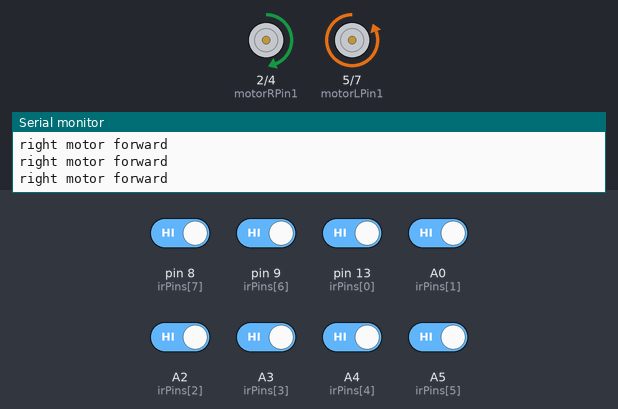
Bench run of a sketch on a simulated Arduino Uno, built with avr-gcc and run on an emulated ATmega328P. Parts: motor-driver pin pairs drawn as motors (green arrow = first pin HIGH = forward, orange = second pin HIGH = backward, longer = more drive, scaled by the enable pin), the last lines printed to the serial monitor. The inputs (shaded band) are chosen by the test bench; at power-on: A0 (irPins[1]), A2 (irPins[2]), A3 (irPins[3]), A4 (irPins[4]), A5 (irPins[5]), pin 8 (irPins[7]), pin 9 (irPins[6]), pin 13 (irPins[0]) HIGH.

Above: at 1.2 s.
1.3 s: pin 13 (irPins[0]) driven LOW
At 2.0 s:
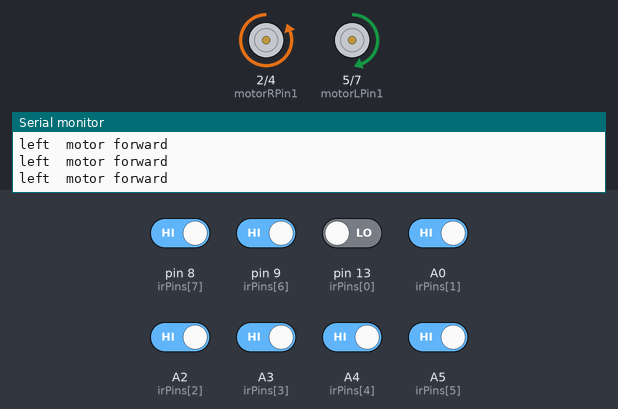
2.8 s: pin 13 (irPins[0]) driven HIGH
At 3.4 s:
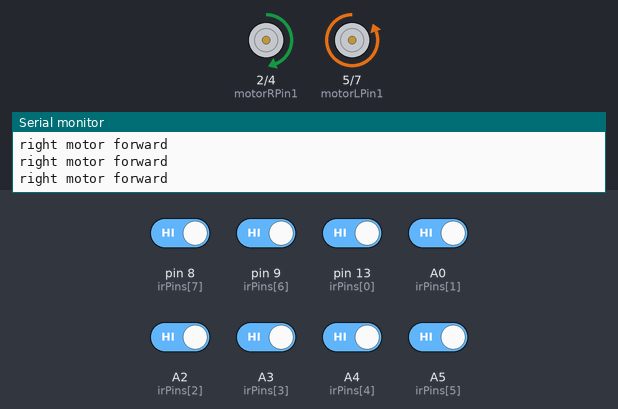
4.3 s: A0 (irPins[1]) driven LOW
At 5.2 s:
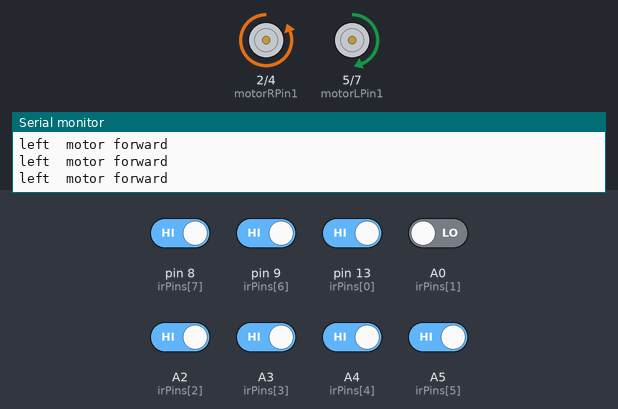
Timing chart, 0 to 7.3 s (numbered marks = the images above; inputs shaded):
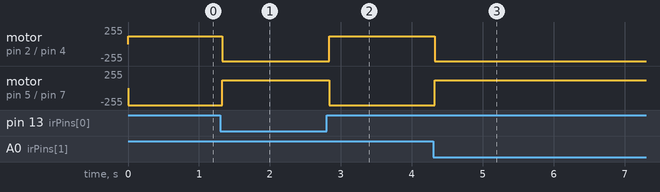

Measured:
- after the input at 1.3 s, motor on pin 2 (motorRPin1) / pin 4 (motorRPin2): forward 115/255 → backward 255/255 at once; motor on pin 5 (motorLPin1) / pin 7 (motorLPin2): backward 255/255 → forward 115/255 at once
- after the input at 2.8 s, motor on pin 2 (motorRPin1) / pin 4 (motorRPin2): backward 255/255 → forward 115/255 at once; motor on pin 5 (motorLPin1) / pin 7 (motorLPin2): forward 115/255 → backward 255/255 at once
- after the input at 4.3 s, motor on pin 2 (motorRPin1) / pin 4 (motorRPin2): forward 115/255 → backward 255/255 at once; motor on pin 5 (motorLPin1) / pin 7 (motorLPin2): backward 255/255 → forward 115/255 at once

The sketch:

Line_Following_Robot.ino
```cpp
// Visit for more Arduino projects with source code https://github.com/sunny-ai
// For equipment support you may visit http://hellooo-robo.xyz/
// Use this code for 10% discount over 1000BDT == githellosunny

/* Define motor controll inputs */
const int motorRPin1 = 2; // signal pin 1 for the right motor, connect to IN1
const int motorRPin2 = 4;  // signal pin 2 for the right motor, connect to IN2
const int motorREnable = 3; // enable pin for the right motor (PWM enabled)

const int motorLPin1 = 5; // signal pin 1 for the left motor, connect to IN3
const int motorLPin2 = 7; // signal pin 2 for the left motor, connect to IN4
const int motorLEnable = 6; // enable pin for the left motor (PWM enabled)

const int irPins[8] = {13, A0, A2, A3, A4, A5 , 9 , 8};
int irSensorDigital[8] = {0,0,0,0,0,0,0,0};
int i,j = 0;
int d = 1000;

int irSensors = B00000000;

int motorLSpeed = 255;
int motorRSpeed = 255;
int error = 140;   // 145 best 200  //  normal 255  // mad 0
void setup() {


  Serial.begin(9600);


  pinMode(motorLPin1,OUTPUT);
  pinMode(motorLPin2,OUTPUT);
  pinMode(motorLEnable,OUTPUT);

  pinMode(motorRPin1,OUTPUT);
  pinMode(motorRPin2,OUTPUT);
  pinMode(motorREnable,OUTPUT);

  /* Set-up IR sensor pins as input */
  for (int i = 0; i <= 7; i++)
  {pinMode(irPins[i], INPUT);}


}

void loop() {
     scanD();
     check();
}

void check( )
{
     switch (irSensors) {

     case B00000000: // on white paper
     rightS();
     break;

     case B10000000: // leftmost sensor on the line
     rightS();
     break;

     case B01000000:
     rightS();
     break;

     case B00100000:
     rightS();
     break;


     case B00010000:
     rightS();
     break;

     case B00001000:
     leftS();
     break;

     case B00000100:
     leftS();
     break;

     case B00000010:
     leftS();
     break;

     case B00000001:
     leftS();
     break;

     case B11000000:
     rightS();
     break;

     case B01100000:
     rightS();
     break;

     case B00110000:
     rightS();
     break;

     case B00011000:
     go();
     break;

     case B00001100:
     leftS();
     break;

     case B00000110:
     leftS();
     break;

     case B00000011:
     leftS();
     break;

     case B11100000:
     rightS();
     break;

     case B01110000:
     rightS();
     break;

     case B00111000:
     rightS();
     break;

     case B00011100:
     leftS();
     break;

     case B00001110:
     leftS();
     break;

     case B00000111:
     leftS();
     break;

     case B11110000:
     rightS();
     break;

     case B01111000:
     rightS();
     break;

     case B00111100:
     go();
     break;

     case B00011110:
     leftS();
     break;

     case B00001111:
     leftS();
     break;

     case B11111000:
     rightS();
     break;

     case B01111100:
     rightS();
     break;

     case B00111110:
     leftS();
     break;

     case B00011111:
     leftS();
     break;

     case B11111100:
     rightS();
     break;

     case B01111110:
     go();
     break;

     case B00111111:
     leftS();
     break;


     case B11111110:
     rightS();
     break;

     case B01111111:
     leftS();
     break;

     case B11111111:
      go();

     break;


     default:

     Serial.print("Unhandled case: ");

  }

}


void rightS()

{
     Serial.println("right motor forward");
     analogWrite(motorREnable, motorRSpeed);
     digitalWrite(motorRPin1, HIGH);
     digitalWrite(motorRPin2, LOW);

     analogWrite(motorLEnable, motorLSpeed-error);
     digitalWrite(motorLPin1, LOW);
     digitalWrite(motorLPin2,HIGH);

}


void leftS()  //turn left
{
     Serial.println("left  motor forward");
     analogWrite(motorREnable, motorRSpeed-error);
     digitalWrite(motorRPin1, LOW);
     digitalWrite(motorRPin2, HIGH);

     analogWrite(motorLEnable, motorLSpeed);
     digitalWrite(motorLPin1, HIGH);
     digitalWrite(motorLPin2, LOW);

}

void go()
{
    Serial.println("forward ");
     analogWrite(motorREnable, motorRSpeed);
     digitalWrite(motorRPin1, HIGH);
     digitalWrite(motorRPin2, LOW);

     analogWrite(motorLEnable, motorLSpeed);
     digitalWrite(motorLPin1, HIGH);
     digitalWrite(motorLPin2, LOW);

}

void stopme()
{
     Serial.println("stop");
     analogWrite(motorREnable, motorRSpeed);
     digitalWrite(motorRPin1, LOW);
     digitalWrite(motorRPin2, LOW);

     analogWrite(motorLEnable, motorLSpeed);
     digitalWrite(motorLPin1, LOW);
     digitalWrite(motorLPin2, LOW);

}


void scanD()
{
  for ( byte count = 0; count < 8;count++ )
{
  bitWrite(irSensors, count, !digitalRead( irPins[count] ));
}
}
```
